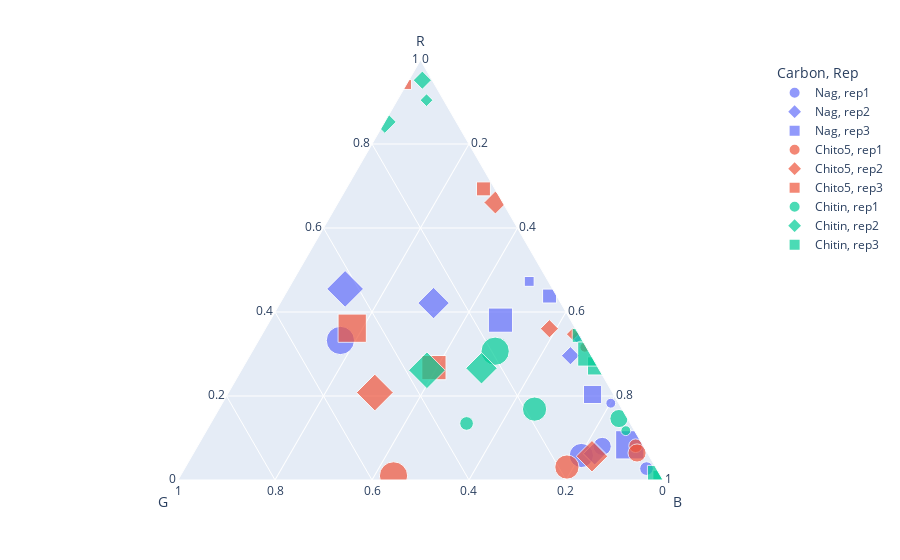

Source (notebook cell):
### Code cell
fig = px.scatter_ternary(pop_den_df, a='R', b='G', c='B',
    size="Time", color="Carbon", symbol="Rep")
fig.write_image("results/rep123.pdf")
fig.show()

### Figure 1 — Plotly figure (JSON) as saved in the notebook; plotly's stock layout.template omitted (floating-point values rounded to 4 significant figures)
{"data": [{"a": [0.3738, 0.1829, 0.02713, 0.08001, 0.05835, 0.3322], "b": [0.01326, 0.01618, 0.02043, 0.08533, 0.1392, 0.4991], "c": [0.613, 0.801, 0.9524, 0.8347, 0.8025, 0.1687], "hovertemplate": "Carbon=Nag<br>Rep=rep1<br>R=%{a}<br>G=%{b}<br>B=%{c}<br>Time=%{marker.size}<extra></extra>", "legendgroup": "Nag, rep1", "marker": {"color": "#636efa", "size": [0, 11, 21, 37, 66, 90], "sizemode": "area", "sizeref": 0.225, "symbol": "circle"}, "mode": "markers", "name": "Nag, rep1", "showlegend": true, "subplot": "ternary", "type": "scatterternary"}, {"a": [0.5251, 0.3405, 0.2959, 0.06275, 0.4213, 0.455], "b": [0.03179, 0.006569, 0.04282, 0.1095, 0.2625, 0.4279], "c": [0.4431, 0.6529, 0.6612, 0.8277, 0.3162, 0.1171], "hovertemplate": "Carbon=Nag<br>Rep=rep2<br>R=%{a}<br>G=%{b}<br>B=%{c}<br>Time=%{marker.size}<extra></extra>", "legendgroup": "Nag, rep2", "marker": {"color": "#636efa", "size": [0, 11, 22, 35, 66, 90], "sizemode": "area", "sizeref": 0.225, "symbol": "diamond"}, "mode": "markers", "name": "Nag, rep2", "showlegend": true, "subplot": "ternary", "type": "scatterternary"}, {"a": [0.4811, 0.4728, 0.438, 0.2037, 0.3806, 0.08374], "b": [0.1349, 0.03945, 0.01486, 0.04332, 0.1448, 0.02658], "c": [0.3841, 0.4877, 0.5471, 0.753, 0.4746, 0.8897], "hovertemplate": "Carbon=Nag<br>Rep=rep3<br>R=%{a}<br>G=%{b}<br>B=%{c}<br>Time=%{marker.size}<extra></extra>", "legendgroup": "Nag, rep3", "marker": {"color": "#636efa", "size": [0, 11, 22, 37, 66, 90], "sizemode": "area", "sizeref": 0.225, "symbol": "square"}, "mode": "markers", "name": "Nag, rep3", "showlegend": true, "subplot": "ternary", "type": "scatterternary"}, {"a": [0.1396, 0.3161, 0.0816, 0.06433, 0.03086, 0.009731], "b": [0.07448, 0.003196, 0.01559, 0.02132, 0.1826, 0.5507], "c": [0.786, 0.6807, 0.9028, 0.9144, 0.7865, 0.4395], "hovertemplate": "Carbon=Chito5<br>Rep=rep1<br>R=%{a}<br>G=%{b}<br>B=%{c}<br>Time=%{marker.size}<extra></extra>", "legendgroup": "Chito5, rep1", "marker": {"color": "#EF553B", "size": [0, 11, 21, 37, 66, 90], "sizemode": "area", "sizeref": 0.225, "symbol": "circle"}, "mode": "markers", "name": "Chito5, rep1", "showlegend": true, "subplot": "ternary", "type": "scatterternary"}, {"a": [0.02075, 0.3473, 0.3602, 0.6606, 0.0566, 0.2082], "b": [0.01245, 0.0123, 0.05403, 0.01528, 0.1181, 0.49], "c": [0.9668, 0.6404, 0.5857, 0.3241, 0.8253, 0.3018], "hovertemplate": "Carbon=Chito5<br>Rep=rep2<br>R=%{a}<br>G=%{b}<br>B=%{c}<br>Time=%{marker.size}<extra></extra>", "legendgroup": "Chito5, rep2", "marker": {"color": "#EF553B", "size": [0, 11, 22, 35, 66, 90], "sizemode": "area", "sizeref": 0.225, "symbol": "diamond"}, "mode": "markers", "name": "Chito5, rep2", "showlegend": true, "subplot": "ternary", "type": "scatterternary"}, {"a": [0.4025, 0.9416, 0.6931, 0.2675, 0.3614], "b": [0.416, 0.0578, 0.02361, 0.3385, 0.4601], "c": [0.1815, 0.0005747, 0.2832, 0.3939, 0.1785], "hovertemplate": "Carbon=Chito5<br>Rep=rep3<br>R=%{a}<br>G=%{b}<br>B=%{c}<br>Time=%{marker.size}<extra></extra>", "legendgroup": "Chito5, rep3", "marker": {"color": "#EF553B", "size": [0, 11, 22, 66, 90], "sizemode": "area", "sizeref": 0.225, "symbol": "square"}, "mode": "markers", "name": "Chito5, rep3", "showlegend": true, "subplot": "ternary", "type": "scatterternary"}, {"a": [0.2994, 0.1174, 0.1347, 0.1463, 0.1688, 0.3066], "b": [0.02892, 0.01792, 0.3377, 0.01768, 0.1804, 0.1927], "c": [0.6716, 0.8646, 0.5277, 0.836, 0.6508, 0.5006], "hovertemplate": "Carbon=Chitin<br>Rep=rep1<br>R=%{a}<br>G=%{b}<br>B=%{c}<br>Time=%{marker.size}<extra></extra>", "legendgroup": "Chitin, rep1", "marker": {"color": "#00cc96", "size": [0, 11, 21, 37, 66, 90], "sizemode": "area", "sizeref": 0.225, "symbol": "circle"}, "mode": "markers", "name": "Chitin, rep1", "showlegend": true, "subplot": "ternary", "type": "scatterternary"}, {"a": [0.4797, 0.9043, 0.952, 0.8526, 0.266, 0.2613], "b": [0.1871, 0.03542, 0.02017, 0.1473, 0.2412, 0.356], "c": [0.3332, 0.06032, 0.02782, 8.313e-05, 0.4928, 0.3827], "hovertemplate": "Carbon=Chitin<br>Rep=rep2<br>R=%{a}<br>G=%{b}<br>B=%{c}<br>Time=%{marker.size}<extra></extra>", "legendgroup": "Chitin, rep2", "marker": {"color": "#00cc96", "size": [0, 11, 22, 35, 66, 90], "sizemode": "area", "sizeref": 0.225, "symbol": "diamond"}, "mode": "markers", "name": "Chitin, rep2", "showlegend": true, "subplot": "ternary", "type": "scatterternary"}, {"a": [0.01471, 0.01149, 0.3443, 0.2716, 0.3, 0.001153], "b": [0.001289, 0.004902, 0.0005663, 0.001093, 0.0008796, 0.002359], "c": [0.984, 0.9836, 0.6551, 0.7273, 0.6991, 0.9965], "hovertemplate": "Carbon=Chitin<br>Rep=rep3<br>R=%{a}<br>G=%{b}<br>B=%{c}<br>Time=%{marker.size}<extra></extra>", "legendgroup": "Chitin, rep3", "marker": {"color": "#00cc96", "size": [0, 11, 22, 37, 66, 90], "sizemode": "area", "sizeref": 0.225, "symbol": "square"}, "mode": "markers", "name": "Chitin, rep3", "showlegend": true, "subplot": "ternary", "type": "scatterternary"}], "layout": {"legend": {"itemsizing": "constant", "title": {"text": "Carbon, Rep"}, "tracegroupgap": 0}, "margin": {"t": 60}, "ternary": {"aaxis": {"title": {"text": "R"}}, "baxis": {"title": {"text": "G"}}, "caxis": {"title": {"text": "B"}}, "domain": {"x": [0, 1], "y": [0, 1]}}}}
